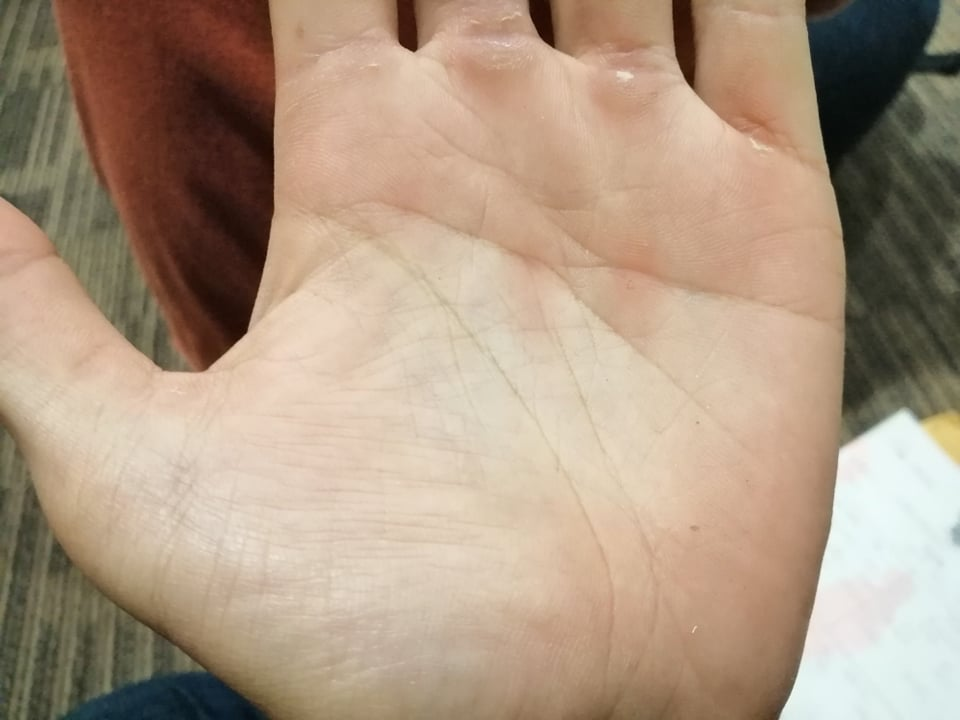
#> input picture PCA_based Fingerprint Recognition System/TrainDatabase/1.jpg, 960 x 720 px; its folder holds 4 pictures in this run
$ python model.py
#> lines starting #> are read from the running program, lines starting #| are printed output that depends on the picture; pictures that were not available may be replaced by others from this repository, and a replacement may not be noted
# ref : https://github.com/vutsalsinghal/EigenFace/blob/master/Face%20Recognition.ipynb
import os
import numpy as np
from matplotlib import pyplot as plt
from matplotlib.image import imread
from PIL import Image
import cv2
# import images // #resize // # createDataframe image
dataset_path = "PCA_based Fingerprint Recognition System/TrainDatabase/"
dataset_dir = os.listdir(dataset_path)

test_path = "PCA_based Fingerprint Recognition System/TestDatabase/"
test_dir = os.listdir(test_path)

width = 512
height = 512

training_tensor = np.ndarray(shape=(len(dataset_dir), height*width), dtype=np.float64)
testing_tensor   = np.ndarray(shape=(len(test_dir), height*width), dtype=np.float64)

for i in range(len(dataset_dir)):
    #img = plt.imread(dataset_path + dataset_dir[i])
    img = Image.open(dataset_path + str((i+1)) +'.jpg')
#> img is the input picture: PIL image 960x720 RGB; mean R, G, B 174.2, 152.6, 131.5
    img = img.resize((512, 512))
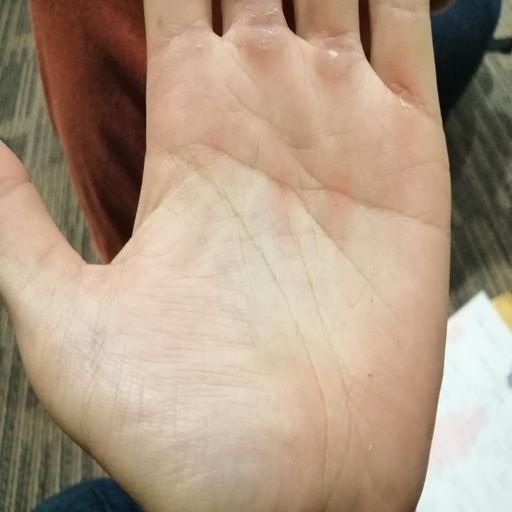
#> img: PIL image 512x512 RGB; mean R, G, B 174.2, 152.6, 131.5
    img = np.asarray(img)
    img = cv2.cvtColor(img, cv2.COLOR_BGR2GRAY)
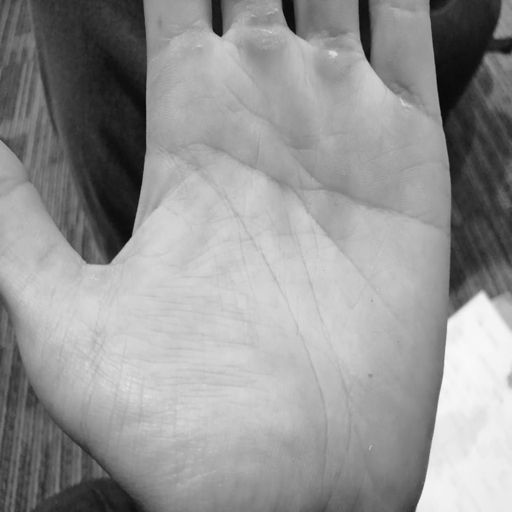
#> img: shape (512, 512); min 8, max 249, mean 148.8
#> pass 3 of the loop `for i in range(len(dataset_dir)):`:
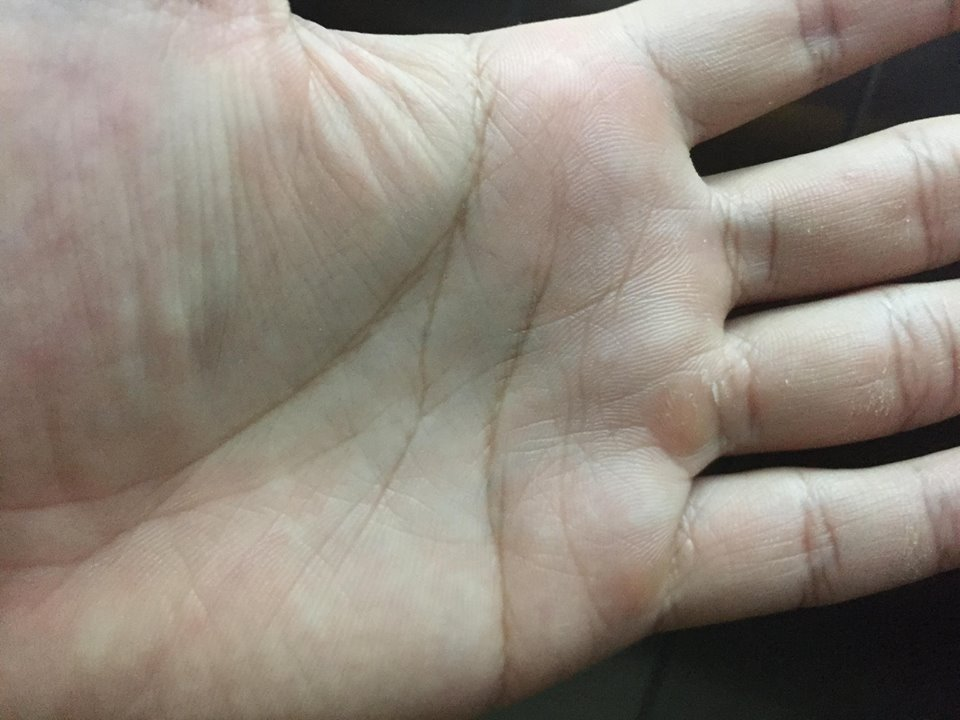
#> input picture PCA_based Fingerprint Recognition System/TrainDatabase/11.jpg, 960 x 720 px, given in place of 3.jpg, which was not available
#> img is the input picture: PIL image 960x720 RGB; mean R, G, B 143.8, 134.6, 124
#> `img = img.resize((512, 512))`:
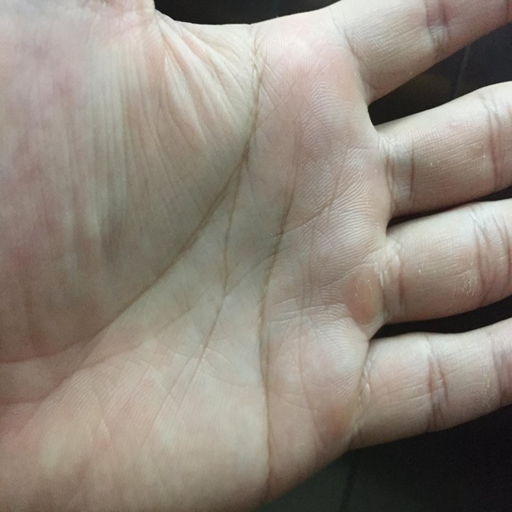
#> img: PIL image 512x512 RGB; mean R, G, B 143.8, 134.6, 124
#> `img = cv2.cvtColor(img, cv2.COLOR_BGR2GRAY)`:
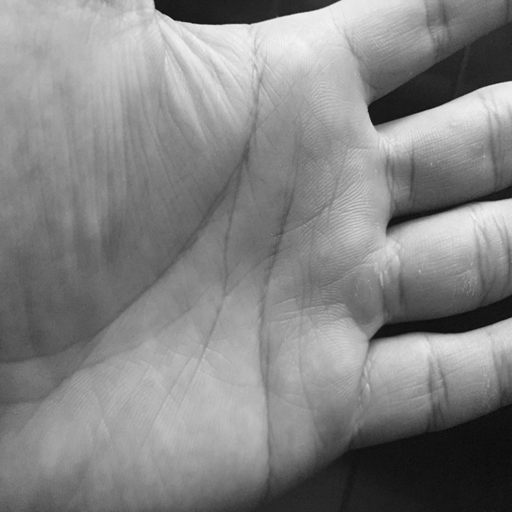
#> img: shape (512, 512); min 9, max 246, mean 132.5
#> the loop made 4 passes; the first 3 are shown
    training_tensor[i, :] = np.array(img, dtype='float64').flatten()

for i in range(len(test_dir)):
    img = Image.open(test_path + str((i+1)) +'.jpg')
    img = img.resize((512, 512))
    img = np.asarray(img)
    img = cv2.cvtColor(img, cv2.COLOR_BGR2GRAY)
    testing_tensor[i, :] = np.array(img, dtype='float64').flatten()

print("tranining shape : ", training_tensor.shape)
print(type(dataset_dir))

print("Testing shape : ", testing_tensor.shape)

# eigenfaceCore
## Mean
mean_face = np.zeros((1, height*width))
for i in training_tensor:
    mean_face = np.add(mean_face, i)

mean_face = np.divide(mean_face, float(len(dataset_dir))).flatten()
print("Shape of mean face : ", mean_face.shape)

## Calculating the deviation of each image from mean image
## Normalised faces
normalised_training_tensor = np.ndarray(shape=(len(dataset_dir), height*width))

for i in range(len(dataset_dir)):
    normalised_training_tensor[i] = np.subtract(training_tensor[i], mean_face)

print("Shape of normalize face : ", normalised_training_tensor.shape)

## Convariance matrix
cov_matrix = np.cov(normalised_training_tensor)
cov_matrix = np.divide(cov_matrix, float(len(dataset_dir))) # L

eigenvalues, eigenvectors, = np.linalg.eig(cov_matrix) # [V, D] = eig(L)

eig_pairs = [(eigenvalues[index], eigenvectors[:,index]) for index in range(len(eigenvalues))]
# Sort the eigen pairs in descending order:
eig_pairs.sort(reverse=True)
eigvalues_sort  = [eig_pairs[index][0] for index in range(len(eigenvalues))]
eigvectors_sort = [eig_pairs[index][1] for index in range(len(eigenvalues))]


# *******************************************************
# Find cumulative variance of each principle component
var_comp_sum = np.cumsum(eigvalues_sort)/sum(eigvalues_sort)
# print("Cumulative proportion of variance explained vector: \n%s" %var_comp_sum)
num_comp = range(1,len(eigvalues_sort)+1)
plt.title('Cum. Prop. Variance Explain and Components Kept')
plt.xlabel('Principal Components')
plt.ylabel('Cum. Prop. Variance Expalined')
plt.scatter(num_comp, var_comp_sum)
# plt.show()
# *****************************End ***********************


# Eigen Face or Projected Data
## PCA
reduced_data = np.array(eigvectors_sort[:50]).transpose()
proj_data = np.dot(training_tensor.transpose(),reduced_data)
proj_data = proj_data.transpose()

# Finding weights for each traning image
w = np.array([np.dot(proj_data,i) for i in normalised_training_tensor])
print(w.shape)
# recognition

count = 0
# [42 lines left out: functions recogniser, recogniser_str, not called in this run]

# recogniser(testing_tensor[1, :], dataset_dir, proj_data, w)
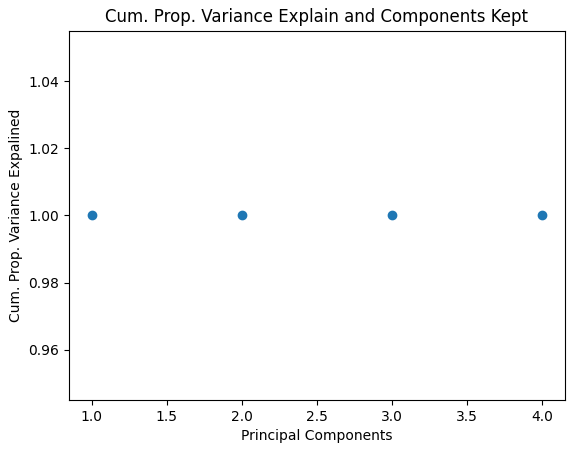
#> figure drawn by matplotlib, 1 panel
